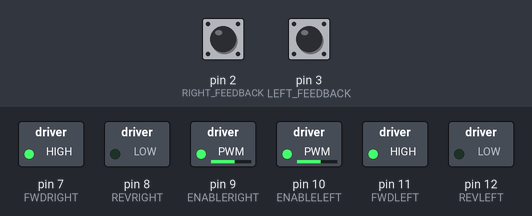
Bench run of a sketch on a simulated Arduino Uno, built with avr-gcc and run on an emulated ATmega328P. On the bench: switched loads named in the sketch (green lamp = pin HIGH). The inputs (shaded band) are chosen by the test bench; at power-on: pin 2 (RIGHT_FEEDBACK) LOW, pin 3 (LEFT_FEEDBACK) LOW. What the sketch prints to the serial monitor is not drawn.

Above: at 1.2 s.
1.3 s: pin 2 (RIGHT_FEEDBACK) pulled HIGH for 0.15 s
2.9 s: pin 3 (LEFT_FEEDBACK) pulled HIGH for 0.15 s
4.5 s: pin 2 (RIGHT_FEEDBACK) pulled HIGH for 1 s
8.5 s: pin 3 (LEFT_FEEDBACK) pulled HIGH for 1 s
12.5 s: pin 2 (RIGHT_FEEDBACK) pulsed LOW 2 times (0.12 s each, 0.3 s apart)
Timing chart, 0 to 15.5 s (numbered marks = the images above; inputs shaded):
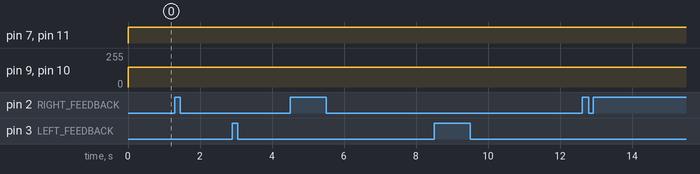

The sketch:

stardust1.ino
```cpp
const int FWDRIGHT = 7;
const int REVRIGHT = 8;
const int ENABLERIGHT = 9;
const int ENABLELEFT = 10;
const int FWDLEFT = 11;
const int REVLEFT = 12;

const int LEFT_FEEDBACK = 3;
const int RIGHT_FEEDBACK = 2;

volatile int leftcounter = 0;
volatile int rightcounter = 0;

volatile int zigzagcounter = 0;

int boxloop = 0;

void setup(){

  pinMode(FWDRIGHT, OUTPUT);
  pinMode(REVRIGHT, OUTPUT);
  pinMode(ENABLERIGHT, OUTPUT);
  pinMode(ENABLELEFT, OUTPUT);
  pinMode(FWDLEFT, OUTPUT);
  pinMode(REVLEFT, OUTPUT);
  Serial.begin(115200);
  attachInterrupt(digitalPinToInterrupt(LEFT_FEEDBACK), LeftMotorISR, RISING);
  attachInterrupt(digitalPinToInterrupt(RIGHT_FEEDBACK), RightMotorISR, RISING);

}

void loop(){
  Serial.println(millis());

  while (boxloop != 4){
    forwards(150);				//Movesforward at the speed of 150
    forwardcheck(150);			//Checks the counters at the speed of 150

    if (leftcounter >= 172){	//Checks the left counter for 172 clicks
      stop();
      delay(1000);

      turnleft(220);			//Angle
      delay(1000);

      stop();
      delay(1000);

      leftcounter = 0;
      boxloop++;
    }
  }

  stop();
  exit(0);
}

void LeftMotorISR(){
  leftcounter++;
  Serial.print("Left counter: ");
  Serial.println(leftcounter);
  if(leftcounter == 10){
    Serial.println("Left counter has reached 10!");
  }
}

void RightMotorISR(){
  rightcounter++;		//adds one to the counter on each motor revolution
  Serial.print("Right counter: ");
  Serial.println(rightcounter);
  if(rightcounter == 10){
    Serial.println("Right counter has reached 10!");
  }
}

void forwardsturnleft(){
  analogWrite(ENABLELEFT, 200);		//Left Angle
  analogWrite(ENABLERIGHT, 60);		//Right Angle
  digitalWrite(FWDLEFT, HIGH);
  digitalWrite(FWDRIGHT, HIGH);
  digitalWrite(REVRIGHT, LOW);
  digitalWrite(REVLEFT, LOW);

  //This Will Move The Left to 200 analog and 80 on the Right
}
void forwardsturnright(){
  analogWrite(ENABLELEFT, 60);		//Left Angle
  analogWrite(ENABLERIGHT, 200);	//Right Angle
  digitalWrite(FWDLEFT, HIGH);
  digitalWrite(FWDRIGHT, HIGH);
  digitalWrite(REVRIGHT, LOW);
  digitalWrite(REVLEFT, LOW);
}

void forwards(int SPEED){
  analogWrite(ENABLELEFT, SPEED);
  analogWrite(ENABLERIGHT, SPEED);
  digitalWrite(FWDLEFT, HIGH);
  digitalWrite(FWDRIGHT, HIGH);
  digitalWrite(REVRIGHT, LOW);
  digitalWrite(REVLEFT, LOW);
}

void reverse(){
  analogWrite(ENABLELEFT, 100);
  analogWrite(ENABLERIGHT, 100);
  digitalWrite(REVRIGHT, HIGH);
  digitalWrite(REVLEFT, HIGH);
  digitalWrite(FWDLEFT, LOW);
  digitalWrite(FWDRIGHT, LOW);
}

void stop(){
  analogWrite(ENABLELEFT, 0);
  analogWrite(ENABLERIGHT, 0);
  digitalWrite(FWDLEFT, LOW);
  digitalWrite(FWDRIGHT, LOW);
  digitalWrite(REVLEFT, LOW);
  digitalWrite(REVRIGHT, LOW);

}

void turnleft(int SPEED){
  analogWrite(ENABLELEFT, SPEED);
  analogWrite(ENABLERIGHT, SPEED);
  digitalWrite(FWDLEFT, LOW);
  digitalWrite(FWDRIGHT, HIGH);
  digitalWrite(REVRIGHT, LOW);
  digitalWrite(REVLEFT, HIGH);
}

void turnright(int SPEED){
  analogWrite(ENABLELEFT, SPEED);
  analogWrite(ENABLERIGHT, SPEED);
  digitalWrite(FWDLEFT, HIGH);
  digitalWrite(FWDRIGHT, LOW);
  digitalWrite(REVRIGHT, HIGH);
  digitalWrite(REVLEFT, LOW);
}

void doZigzag(){
  forwardsturnleft();
  delay(2000);

  forwards(100);
  delay(3000);

  forwardsturnright();
  delay(2000);
  forwards(100);
  delay(3000);

  zigzagcounter++;
}

void forwardcheck(int CHECKSPEED){
  if (rightcounter < leftcounter){
    Serial.println("Moving right wheel to balance...");
    analogWrite(ENABLERIGHT, CHECKSPEED + 20);

  } else if (rightcounter > leftcounter){
    Serial.println("Moving left wheel to balance...");
    analogWrite(ENABLELEFT, CHECKSPEED + 20);

  } else if (leftcounter < CHECKSPEED) {
    analogWrite(ENABLELEFT, CHECKSPEED);

  } else if (rightcounter < CHECKSPEED) {
    analogWrite(ENABLERIGHT, CHECKSPEED);

  } else {
    Serial.println("Continuing...");
  }
}
```
